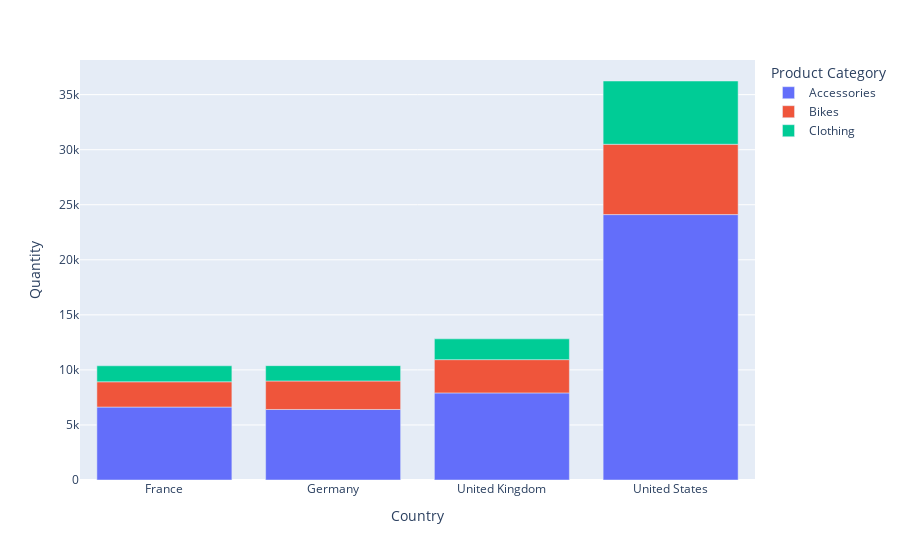

The notebook cell this image was saved under:
### Code cell
fig = px.bar(df_grouped,y='Quantity',x='Country',color='Product Category')




fig.show()

### Figure 1 — Plotly figure (JSON) as saved in the notebook; plotly's stock layout.template omitted (floating-point values rounded to 4 significant figures)
{"data": [{"alignmentgroup": "True", "hovertemplate": "Product Category=Accessories<br>Country=%{x}<br>Quantity=%{y}<extra></extra>", "legendgroup": "Accessories", "marker": {"color": "#636efa", "pattern": {"shape": ""}}, "name": "Accessories", "offsetgroup": "Accessories", "orientation": "v", "showlegend": true, "textposition": "auto", "type": "bar", "x": ["France", "Germany", "United Kingdom", "United States"], "xaxis": "x", "y": [6626, 6405, 7910, 24107], "yaxis": "y"}, {"alignmentgroup": "True", "hovertemplate": "Product Category=Bikes<br>Country=%{x}<br>Quantity=%{y}<extra></extra>", "legendgroup": "Bikes", "marker": {"color": "#EF553B", "pattern": {"shape": ""}}, "name": "Bikes", "offsetgroup": "Bikes", "orientation": "v", "showlegend": true, "textposition": "auto", "type": "bar", "x": ["France", "Germany", "United Kingdom", "United States"], "xaxis": "x", "y": [2296, 2588, 3022, 6385], "yaxis": "y"}, {"alignmentgroup": "True", "hovertemplate": "Product Category=Clothing<br>Country=%{x}<br>Quantity=%{y}<extra></extra>", "legendgroup": "Clothing", "marker": {"color": "#00cc96", "pattern": {"shape": ""}}, "name": "Clothing", "offsetgroup": "Clothing", "orientation": "v", "showlegend": true, "textposition": "auto", "type": "bar", "x": ["France", "Germany", "United Kingdom", "United States"], "xaxis": "x", "y": [1451, 1393, 1890, 5747], "yaxis": "y"}], "layout": {"barmode": "relative", "legend": {"title": {"text": "Product Category"}, "tracegroupgap": 0}, "margin": {"t": 60}, "xaxis": {"anchor": "y", "domain": [0, 1], "title": {"text": "Country"}}, "yaxis": {"anchor": "x", "domain": [0, 1], "title": {"text": "Quantity"}}}}
